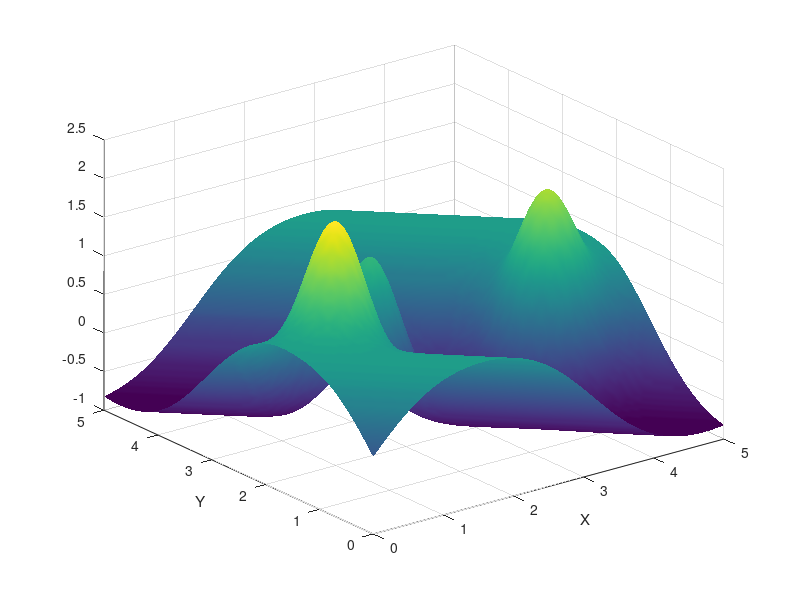

Here is the MATLAB script that generated this plot: (Note: this script raises an error after producing the figure.)
format long;
g = @(x,y) 2.0*(exp(-4.0*((x - 2.1).^2 + (y - 2.8).^2)) + exp(-4.0*((x - 1.0).^2 + (y - 2.0).^2)) + exp(-3.3*((x - 4.0).^2 + (y - 2.0).^2)));
f = @(x,y) sin(sin(x + y)) + g(x,y);

int0do5 = linspace(0,5,101);
[xx,yy] = ndgrid(int0do5,int0do5);
vrednostiNaObmocju = f(xx,yy);

surf(xx,yy,vrednostiNaObmocju,'edgecolor','none');
xlabel('X'), ylabel('Y');
shading interp;

[maxVrstica,maxX_i] = max(vrednostiNaObmocju);
[najvecjaNaObmocju,maxY_i] = max(maxVrstica);
x_i = int0do5(maxX_i(maxY_i))

najvecjaOdNajmanjsihRezin = max(min(vrednostiNaObmocju))

razlikaVrstic = max(vrednostiNaObmocju') - min(vrednostiNaObmocju');
najvecjaRazlika = max(razlikaVrstic)

prviVrh = max(max(vrednostiNaObmocju(10:30,30:50)));
drugiVrh = max(max(vrednostiNaObmocju(40:50,50:60)));
tretjiVrh = max(max(vrednostiNaObmocju(70:95,30:50)));
vsotaVrhov = prviVrh + drugiVrh + tretjiVrh

fCalc = @(x) f(x(1),x(2));
x0 = [1,1.2 + sqrt(.5.^2)];
koordinateNajvisje = fmincon(@(x)-fCalc(x),x0,[],[],[],[],[],[],@kroznicaEq)
najvisjaTocka = f(koordinateNajvisje(1),koordinateNajvisje(2))

function [cneq,ceq] = kroznicaEq(x)
	kroznica = @(x,y) (x - 1.0).^2 + (y - 1.2).^2 - 0.5.^2;
	cneq = [];
	ceq = kroznica(x(1),x(2));
end